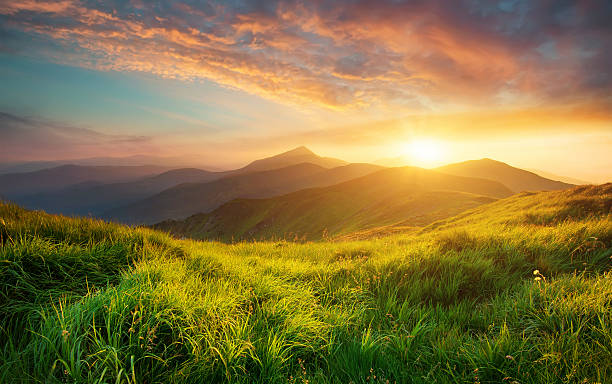
#> input picture OpenCV/02_BASIC_OPERATIONS/02_ARITHMETIC_OPERATIONS/01_PIXEL_ARITHMETIC_OPERATIONS/manzara1.jpg, 612 x 384 px, found by its file name
$ python pixel_arithmetic_operations.py
#> lines starting #> are read from the running program, lines starting #| are printed output that depends on the picture
import cv2 as cv
import numpy as np
path = "C:/Users/Mustafa/PycharmProjects/OpenCV/02_BASIC_OPERATIONS/02_ARITHMETIC_OPERATIONS/01_PIXEL_ARITHMETIC_OPERATIONS/"

img1 = cv.imread(path + "manzara1.jpg")
#> img1 is the input picture: shape (384, 612, 3); mean B, G, R 66.6, 117.5, 134.5
img2 = cv.imread(path + "manzara2.jpg")
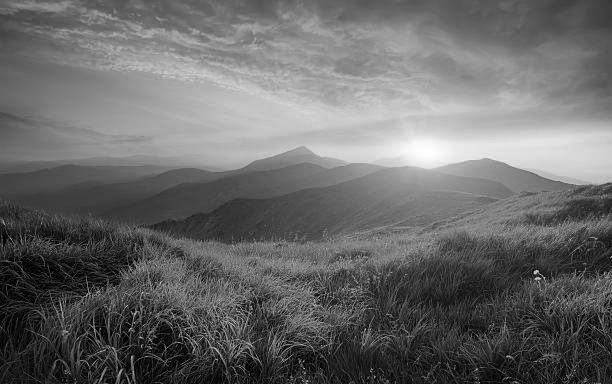
#> input picture OpenCV/02_BASIC_OPERATIONS/02_ARITHMETIC_OPERATIONS/01_PIXEL_ARITHMETIC_OPERATIONS/manzara2.jpg, 612 x 384 px, found by its file name
#> img2 is the input picture: shape (384, 612, 3); min 0, max 254, mean 104.9

#eklenen fotoğrafın yükseklik genişlik gibi değerlerini yazdırır.
h, w, ch = img1.shape
#> h = 384; w = 612; ch = 3
print("h, w, ch", h, w, ch)
#| h, w, ch 384 612 3

#add toplama için
add_result = np.zeros(img1.shape, img1.dtype)
cv.add(img1, img2, dst= add_result)
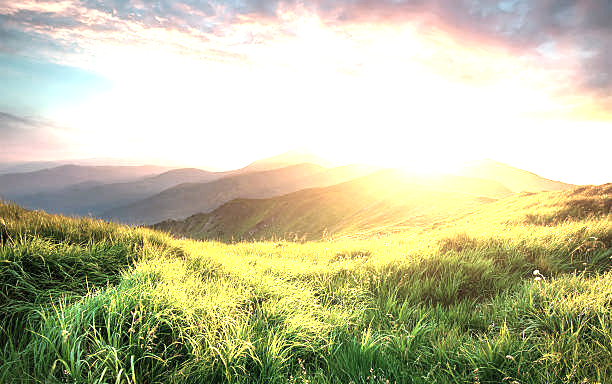
#> add_result: shape (384, 612, 3); mean B, G, R 156.8, 192, 192.5
cv.imshow("add_result", add_result)
cv.waitKey(1000)

#subtract
sub_result = np.zeros(img1.shape, img1.dtype)
cv.subtract(img1, img2, sub_result)
cv.imshow("sub_result", sub_result)
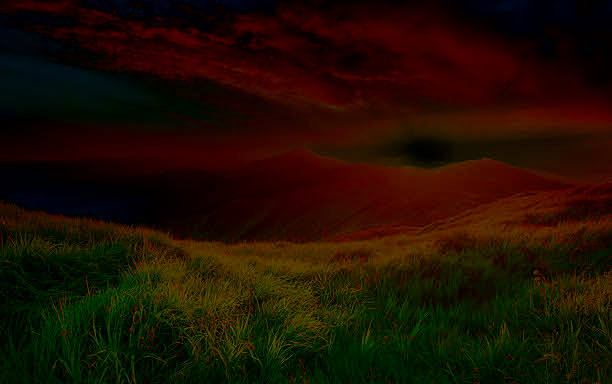
#> window 'sub_result': shape (384, 612, 3); mean B, G, R 1, 15.1, 31.2
cv.waitKey(1000)

#multiply çarpma
mul_result = np.zeros(img1.shape, img1.dtype)
cv.multiply(img1, img2, mul_result)
cv.imshow("mul_result", mul_result)
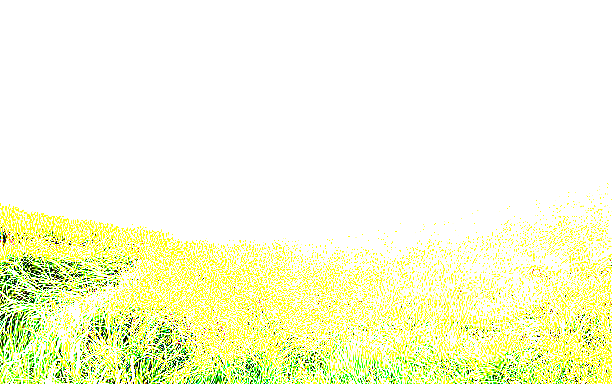
#> window 'mul_result': shape (384, 612, 3); mean B, G, R 216, 251.5, 247.3
cv.waitKey(1000)

#divide bölme
div_result = np.zeros(img1.shape, img1.dtype)
cv.divide(img1, img2, div_result)
cv.imshow("div_result", div_result)
cv.waitKey(1000)

cv.destroyAllWindows()
